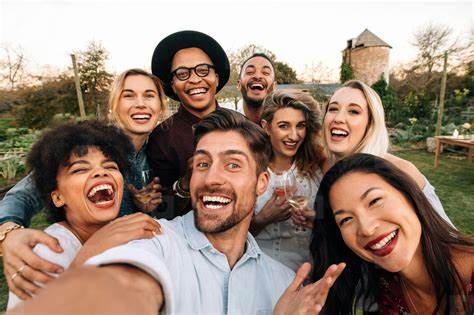
#> input picture Face Detection/Test1.jpg, 474 x 315 px
$ python python_app.py
#> lines starting #> are read from the running program, lines starting #| are printed output that depends on the picture; after the words box and inside, x2 and y2 are one past the last pixel; in counts of white or black regions, pixels touching at a corner belong together
import cv2

face_cascade = cv2.CascadeClassifier('haarcascade_frontalface_default.xml')

img = cv2.imread('Test1.jpg')
#> img is the input picture: shape (315, 474, 3); mean B, G, R 116.7, 131.1, 153

gray = cv2.cvtColor(img, cv2.COLOR_BGR2GRAY)
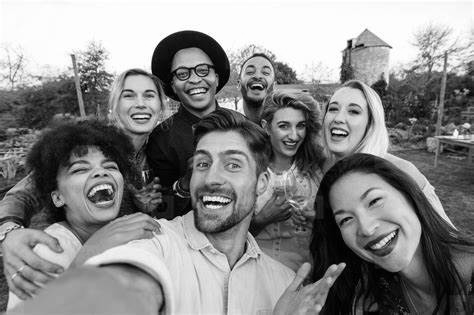
#> gray: shape (315, 474); min 0, max 255, mean 136

faces = face_cascade.detectMultiScale(gray, 1.1, 4)
#> faces = [[267, 107, 49, 49], [112, 74, 56, 56], [164, 49, 58, 58], [313, 88, 59, 59], [58, 138, 79, 79], [172, 128, 89, 89]]

for (x, y, w, h) in faces:
    cv2.rectangle(img, (x,y), (x+w, y+h), (225, 0, 0), 2)
#> this loop made 6 passes
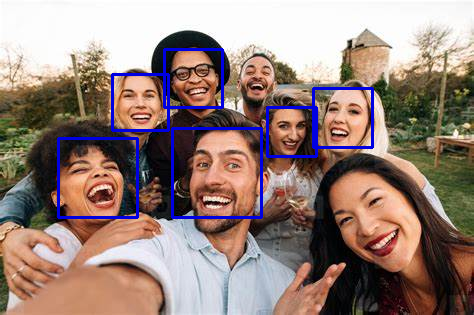
#> img: shape (315, 474, 3); 3.09% of pixels changed, all inside (x1, y1, x2, y2) = (57, 48, 374, 219)

cv2.imshow('img', img)
cv2.waitKey()

cv2.imwrite("face_detected.jpg")


'''
To Run the code, open cmd and navigate to this python file path and run 'python python_app.py'
'''

$ run again, with Face Detection/Test.JPG copied over Face Detection/Test1.jpg
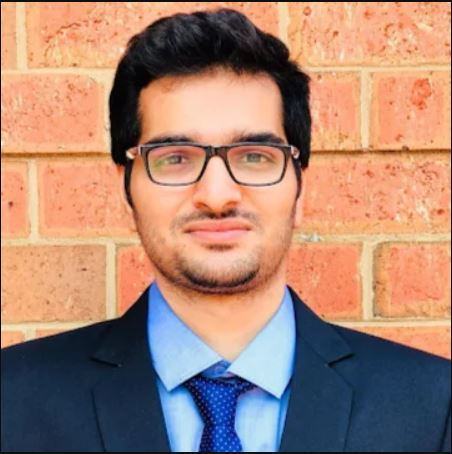
#> input picture Face Detection/Test.JPG, 452 x 454 px
#> img is the input picture: shape (454, 452, 3); mean B, G, R 115.8, 132.2, 168.9
#> `gray = cv2.cvtColor(img, cv2.COLOR_BGR2GRAY)`:
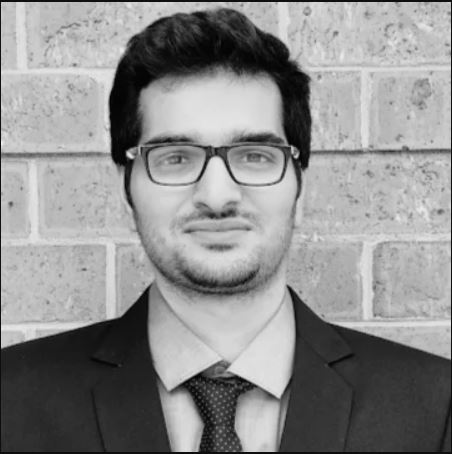
#> gray: shape (454, 452); min 1, max 240, mean 141.3
#> faces = [[109, 75, 214, 214]]
#> the loop `for (x, y, w, h) in faces:` made 1 pass
#> after the loop `for (x, y, w, h) in faces:`:
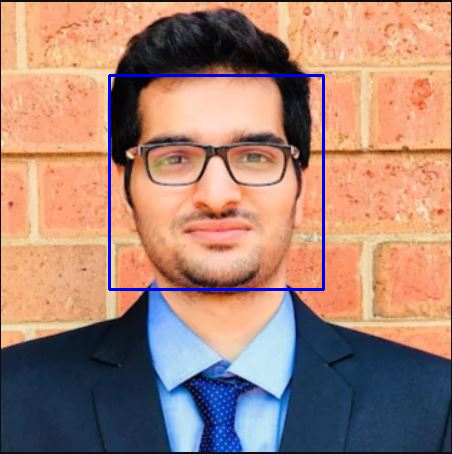
#> img: shape (454, 452, 3); 1.25% of pixels changed, all inside (x1, y1, x2, y2) = (108, 74, 325, 291)
